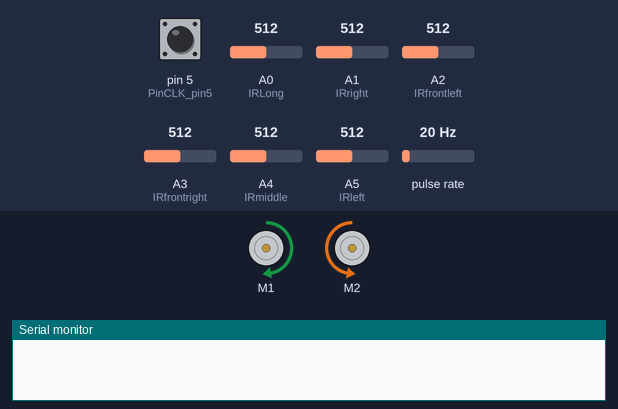
Bench run of a sketch on a simulated Arduino Uno, built with avr-gcc and run on an emulated ATmega328P. Parts: 2 × DC motor (green arrow = forward, orange = backward, longer = faster), the last lines printed to the serial monitor. Wiring (inferred from the names in the program): pulse sensor: data pin 3. The inputs (shaded band) are chosen by the test bench; at power-on: pulse rate 20 Hz, pin 5 (PinCLK_pin5) HIGH, A0 (IRLong) = 512, A1 (IRright) = 512, A2 (IRfrontleft) = 512, A3 (IRfrontright) = 512, A4 (IRmiddle) = 512, A5 (IRleft) = 512.

Above: at 1.2 s.
1.3 s: pulse rate (sensor on pin 3) set to 100 Hz
At 4.2 s:
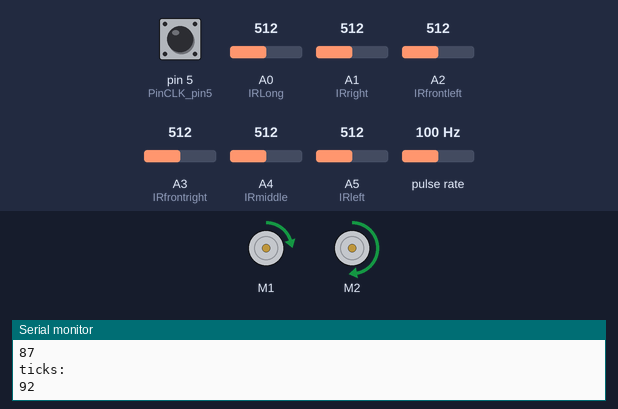
4.3 s: pulse rate (sensor on pin 3) set to 4 Hz
7.3 s: pulse rate (sensor on pin 3) set to 102 Hz
At 40.7 s:
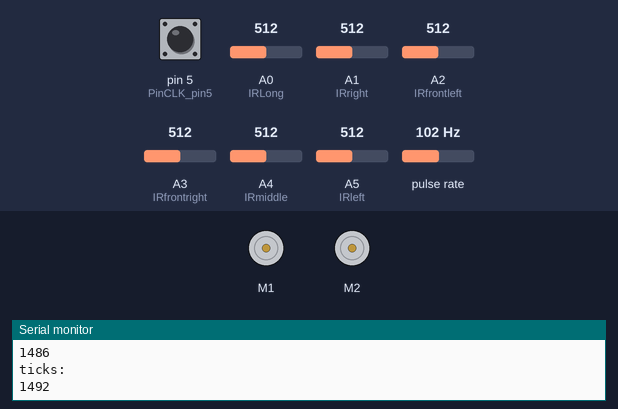
Timing chart, 0 to 41.1 s (numbered marks = the images above; inputs shaded):
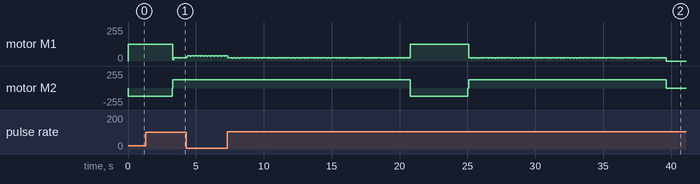

Measured:
- after the input at 1.3 s, motor M1: forward 127/255 → forward 24/255 after 2.0 s; motor M2: backward 127/255 → stopped after 2.0 s, → forward 127/255 0.06 s later
- after the input at 7.3 s, motor M2: forward 127/255 → backward 127/255 after 13.5 s, → stopped 4.2 s later, → forward 127/255 0.06 s later, → stopped 14.6 s later

The sketch:

Integration.ino
```cpp
#include <PinChangeInt.h>
#include <QuickStats.h>
QuickStats stats;
#include <DualVNH5019MotorShield.h>
DualVNH5019MotorShield md;

//Infrared Sensors Variables
//Each number refers to Analog Port number
int IRmiddle = 4;
int IRleft = 5;
int IRright = 1;
int IRfrontright = 3;
int IRfrontleft = 2;
int IRLong = 0;
//Variable for Distance
volatile double distMid = 0;
volatile double distLeft = 0;
volatile double distRight = 0;
volatile double distFrontRight = 0;
volatile double distFrontLeft = 0;
volatile double distLong=0;
volatile double distance=0;
//Variable for Instaneous voltage
volatile double vMid = 0;
volatile double vLeft = 0;
volatile double vRight = 0;
volatile double vFrontRight = 0;
volatile double vFrontLeft = 0;
volatile double vLong=0;
//Variable for Average voltage
volatile double vMidAv=0;
volatile double vLeftAv=0;
volatile double vRightAv=0;
volatile double vFrontRightAv=0;
volatile double vFrontLeftAv=0;
volatile double vLongAv=0;
//Arrays used to store instaneous voltage
float arrleft[30];
float arrright[30];
float arrmid[30];
float arrfrontleft[30];
float arrfrontright[30];
float arrlong[30];

//Variables for Motor
#define PinCLK_pin5 5
volatile int ticks = 0;
volatile int initi = 0;
volatile int ticks2 = 0;
volatile int ticksTemp = 0;
volatile int ticks2Temp = 0;
volatile double speedRightNow = 0;
volatile double speedLeftNow = 200;
volatile double targetRPM = 100;
volatile int start_time = 0;
volatile double RPMleftNow = 0;
volatile double RPMrightNow = 0;
volatile double totalticks =0;
volatile double totaltickstemp=0;
volatile double correction = 0;
volatile double targetTicks=0;

void setup() {
  Serial.begin(115200);
  md.init();
  attachInterrupt(1, rising, RISING);
  attachPinChangeInterrupt(PinCLK_pin5, rising2, RISING);
  // put your setup code here, to run once:

}

void loop() {
  //continuously gets IR sensor reading
  countVoltage();
  countDistance();
  /*forward();
  forward();
  forward();
  forward();
  forward();
  forward();
  forward();
  forward();*/
  //forwardDistance(50);
  rotateLeft(45);
  forwardDistance(50);
  rotateLeft(90);
  forwardDistance(50);
  brake();

  delay(10000);
  // put your main code here, to run repeatedly:

}

//This section covers IR Sensor Detection Methods

void countVoltage(){
  for(int i=0;i<30;i++){
    arrleft[i]=analogRead(IRleft);
    arrright[i]=analogRead(IRright);
    arrmid[i]=analogRead(IRmiddle);
    arrfrontleft[i]=analogRead(IRfrontleft);
    arrfrontright[i]=analogRead(IRfrontright);
    arrlong[i]=analogRead(IRLong);
  }
  stats.bubbleSort(arrleft,30);
  stats.bubbleSort(arrright,30);
  stats.bubbleSort(arrmid,30);
  stats.bubbleSort(arrfrontleft,30);
  stats.bubbleSort(arrfrontright,30);
  stats.bubbleSort(arrlong,30);

  vMidAv=stats.median(arrmid,30)*0.0048828125;
  vLeftAv=stats.median(arrleft,30)*0.0048828125;
  vRightAv=stats.median(arrright,30)*0.0048828125;
  vFrontRightAv=stats.median(arrfrontright,30)*0.0048828125;
  vFrontLeftAv=stats.median(arrfrontleft,30)*0.0048828125;
  vLongAv= stats.median(arrlong,30)*0.0048828125;
  vMid=0;
  vLeft=0;
  vRight=0;
  vFrontRight=0;
  vFrontLeft=0;
  vLong=0;
  distance=0;
}
//Get the distance IR measured by taking the Average voltage output
void countDistance(){
  distMid = ShortDistance(vMidAv);
  distLeft = ShortDistance(vLeftAv);
  distRight = ShortDistance(vRightAv);
  distFrontRight = ShortDistance(vFrontRightAv);
  distFrontLeft = ShortDistance(vFrontLeftAv);
  distLong = LongDistance(vLongAv);
}

double LongDistance(double voltage){
  if(voltage<=2.759 && voltage>=2.5){
    distance =-24.111*voltage + 81.522;
  }
  else if(voltage<2.5 && voltage>=2){
    distance = -47.471*voltage + 128.91;
  }
  else if(voltage<2 && voltage>=1.552){
    distance = -21.276*voltage + 72.648;
  }
  else if(voltage<1.552 && voltage>=1.241){
    distance = -33.226*voltage + 90.985;
  }
  else if(voltage<1.241 && voltage>=1.052){
    distance = -50.246*voltage + 112.41;
  }
  else if(voltage<1.052 && voltage>=0.897){
    distance = -72.569*voltage + 135.69;
  }
  else if(voltage<0.897 && voltage>=0.81){
    distance = -109.77*voltage + 169.36;
  }
  else if(voltage<0.81 && voltage>=0.707){
    distance = -109.84*voltage + 169.42;
  }
  else if(voltage<0.707 && voltage>=0.638){
    distance = -150.58*voltage + 198.57;
  }
  else if(voltage<0.638 && voltage>=0.534){
    distance = -168.27*voltage + 209.86;
  }
  else if(voltage<0.534&&voltage>=0.431){
    distance = -291.26*voltage + 275.53;
  }
  else{
    distance = -1;
  }
}


double ShortDistance(double voltage){
  if(voltage<=3 && voltage>=2.239){
    distance =-5.2562*voltage + 21.769;
  }
  else if(voltage<2.239 && voltage>=1.63){
    distance = -6.5681*voltage + 24.706;
  }
  else if(voltage<1.63 && voltage>=1.2893){
    distance = -17.291*voltage + 42.184;
  }
  else if(voltage<1.2893 && voltage>=1.065){
    distance = -20.642*voltage + 46.484;
  }
  else if(voltage<1.065 && voltage>=0.8913){
    distance = -31.664*voltage + 58.222;
  }
  else if(voltage<0.8913 && voltage>=0.7174){
    distance = -57.504*voltage + 81.254;
  }
  else if(voltage<0.7174 && voltage>=0.587){
    distance = -76.687*voltage + 95.015;
  }
  /*else if(voltage<0.587 && voltage>=0.4783){
    distance = -91.996*voltage + 104;
  }
  else if(voltage<0.4783 && voltage>=0.3913){
    distance = -114.94*voltage + 114.98;
  }
  else if(voltage<0.3913 && voltage>=0.3696){
    distance = -1;
  }*/
  else{
    distance = -1;
  }
}
//End of IR Method
//Methods for Motor Control

void stopIfFault() {
  if (md.getM1Fault()) {
    Serial.println("M1 fault");
    while (1);
  }
  if (md.getM2Fault()) {
    Serial.println("M2 fault");
    while (1);
  }
}

void brake(){
  md.setBrakes(400,400);
}

//correction factor between left and right motors
double correct(double diff){
  return (diff+21.33)/0.4268;
}
//start the motors to move forward
void initializeForward(){
  initi=1;
  md.setM1Speed(200);
  delay(60);
  md.setM2Speed(200);
  speedLeftNow=200;
  RPMleftNow = (ticks2 / 562.25) * 1200;

}
//start the motors to move backward
void initializeBackward(){
  initi=1;
  md.setM1Speed(-200);
  delay(30);
  md.setM2Speed(-200);
  speedLeftNow=-200;
}
//Robot goes forward for specified distance
void forwardDistance(double distance){
  targetTicks = countTicks(distance);
  ticks=0;
  ticks2=0;
  initializeForward();
  while(ticks<targetTicks && ticks2<targetTicks){
    straightLineMotion(1);
    Serial.println("ticks: ");
    Serial.println(ticks);
  }
  brake();
  RPMrightNow = 0;
  RPMleftNow = 0;
  ticks=0;
  ticks2=0;

}
//Robot goes backward for specified distance
void backwardDistance(double distance){
  targetTicks = countTicks(distance);
  ticks=0;
  ticks2=0;
  initializeBackward();
  while(ticks<targetTicks && ticks2<targetTicks){
    straightLineMotion(0);
  }
  brake();
  RPMrightNow = 0;
  RPMleftNow = 0;
  ticks=0;
  ticks2=0;

}
//Robot goes forward for 10cm
void forward(){
  targetTicks = countTicks(10);
  Serial.println(targetTicks);
  ticks=0;
  ticks2=0;
  //initializeForward();
  md.setSpeeds(60,88);
  while(ticks<targetTicks && ticks2<targetTicks){

    md.setSpeeds(186,200);
    //delay(100);
    //md.setM1Speed(200);
    //md.setSpeeds(190,200);
  }
  brake();
  ticks=0;
  ticks2=0;
  RPMrightNow = 0;
  RPMleftNow = 0;
}

//Robot goes backward for 10cm
void backward(){
  targetTicks = countTicks(10);
  ticks=0;
  ticks2=0;
  initializeBackward();
  while(ticks<targetTicks && ticks2<targetTicks){
    md.setSpeeds(-190,-200);
  }
  brake();
  ticks=0;
  ticks2=0;
  RPMrightNow = 0;
  RPMleftNow = 0;

}

void left(){
  targetTicks = countTicksDegree(90);
  totaltickstemp=totalticks;
  ticks=0;
  ticks2=0;
  while(ticks<targetTicks && ticks2<targetTicks){
    md.setSpeeds(200,-200);
  }
  brake();
  totalticks=totaltickstemp;
  ticks=0;
  ticks2=0;
}


void right(){
  targetTicks = countTicksDegree(90);
  totaltickstemp=totalticks;
  ticks=0;
  ticks2=0;
  while(ticks<targetTicks && ticks2<targetTicks){
    md.setSpeeds(-200,200);
  }
  brake();
  totalticks=totaltickstemp;
  ticks=0;
  ticks2=0;
}

void rotateLeft(double degree){
  targetTicks = countTicksDegree(degree);
  totaltickstemp=totalticks;
  ticks=0;
  ticks2=0;
  while(ticks<targetTicks && ticks2<targetTicks){
    md.setSpeeds(200,-200);
  }
  brake();
  totalticks=totaltickstemp;
  ticks=0;
  ticks2=0;
}

void rotateRight(double degree){
  targetTicks = countTicksDegree(degree);
  Serial.println(targetTicks);
  totaltickstemp=totalticks;
  ticks=0;
  ticks2=0;
  while(ticks<targetTicks && ticks2<targetTicks){
    md.setSpeeds(-200,200);
  }
  brake();
  totalticks=totaltickstemp;
  ticks=0;
  ticks2=0;
}

void straightLineMotion(int option) {
  ticksTemp=ticks;
  ticks2Temp=ticks2;
  ticks=0;
  ticks2=0;
  targetRPM = RPMleftNow;


  /*if (RPMleftNow == 0) {
    targetRPM = (200*0.4268)-21.33;
  }
  else {
    targetRPM = RPMleftNow;
  }*/
  //speedRightNow=200;
  speedRightNow = ((targetRPM + 21.33) / 0.4268)+correction-35.4;


  if(option==1){

    md.setSpeeds(speedRightNow,speedLeftNow);
  }
  else{
    md.setSpeeds(-speedRightNow,-speedLeftNow);
  }

  stopIfFault();
  delay(50);

  RPMrightNow = (ticks / 562.25) * 1200;
  RPMleftNow = (ticks2 / 562.25) * 1200;


  correction=correct(RPMleftNow-RPMrightNow);

  ticks = ticks+ticksTemp;
  ticks2 = ticks2+ticksTemp;

}

//Count the number of ticks needed for a straight line motion
double countTicks(int distance){
  return (distance*1.0/(2*3.141592654*3))*562.25;
}
//Count the ticks needed to manuvere input degree
double countTicksDegree(double setDegree){
  return (setDegree*1.0/360)*(10/3)*562.25+10;
}
//Returns the distance travelled so far
double distanceTravelled(){
  return (totalticks*1.0/562.25)*(2*3.141592654*3);
}
//Interrupt Service Routine is triggerred every rising edge of the encoder square wave
void rising() {
  ticks++;
  totalticks++;
}
void rising2() {
  ticks2++;
}
```
